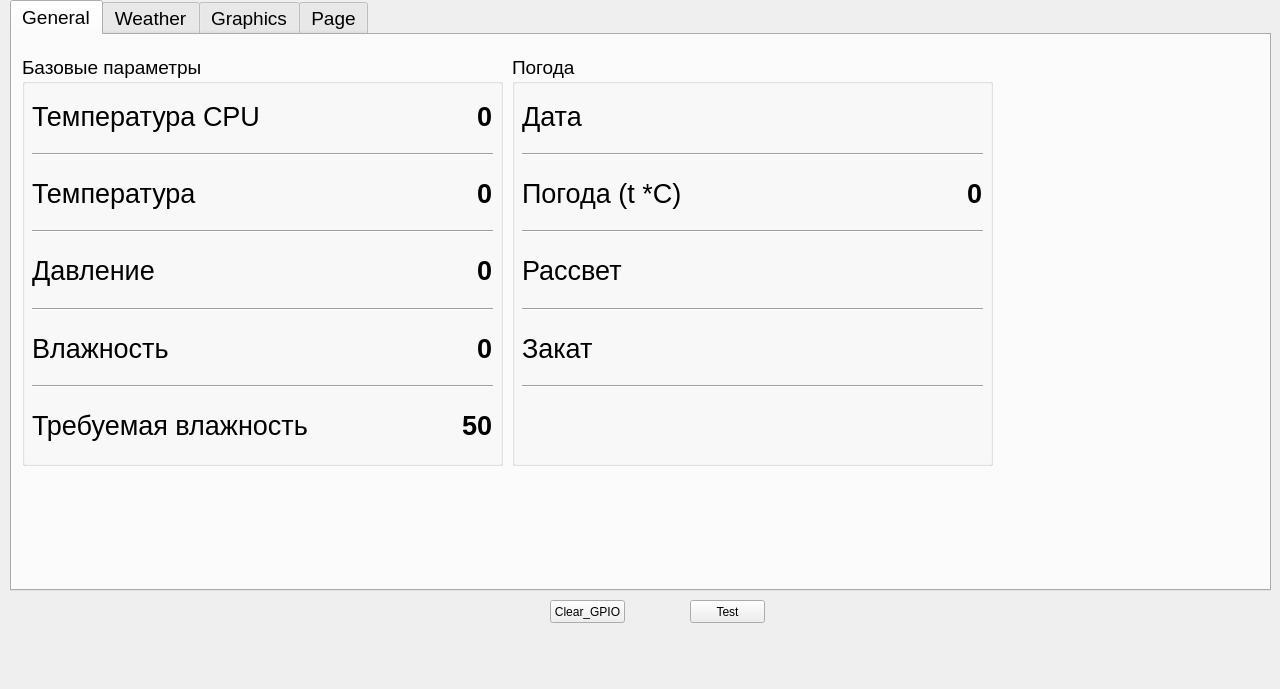
<?xml version="1.0" encoding="UTF-8"?>
<ui version="4.0">
 <class>Humidator</class>
 <widget class="QWidget" name="Humidator">
  <property name="geometry">
   <rect>
    <x>0</x>
    <y>0</y>
    <width>1280</width>
    <height>689</height>
   </rect>
  </property>
  <property name="windowTitle">
   <string>Form</string>
  </property>
  <widget class="QTabWidget" name="tabWidget">
   <property name="geometry">
    <rect>
     <x>10</x>
     <y>0</y>
     <width>1261</width>
     <height>591</height>
    </rect>
   </property>
   <property name="font">
    <font>
     <pointsize>14</pointsize>
    </font>
   </property>
   <property name="currentIndex">
    <number>0</number>
   </property>
   <widget class="QWidget" name="tab">
    <attribute name="title">
     <string>General</string>
    </attribute>
    <widget class="QGroupBox" name="groupBox">
     <property name="geometry">
      <rect>
       <x>10</x>
       <y>20</y>
       <width>481</width>
       <height>411</height>
      </rect>
     </property>
     <property name="font">
      <font>
       <pointsize>14</pointsize>
      </font>
     </property>
     <property name="title">
      <string>Базовые параметры</string>
     </property>
     <widget class="QWidget" name="verticalLayoutWidget">
      <property name="geometry">
       <rect>
        <x>10</x>
        <y>30</y>
        <width>461</width>
        <height>371</height>
       </rect>
      </property>
      <layout class="QVBoxLayout" name="verticalLayout">
       <item>
        <layout class="QHBoxLayout" name="horizontalLayout_5">
         <item>
          <widget class="QLabel" name="labelCpuTemp">
           <property name="font">
            <font>
             <pointsize>20</pointsize>
            </font>
           </property>
           <property name="text">
            <string>Температура CPU</string>
           </property>
          </widget>
         </item>
         <item>
          <spacer name="horizontalSpacer_5">
           <property name="orientation">
            <enum>Qt::Horizontal</enum>
           </property>
           <property name="sizeHint" stdset="0">
            <size>
             <width>40</width>
             <height>20</height>
            </size>
           </property>
          </spacer>
         </item>
         <item>
          <widget class="QLabel" name="labelCurCPU">
           <property name="font">
            <font>
             <pointsize>20</pointsize>
             <weight>75</weight>
             <bold>true</bold>
            </font>
           </property>
           <property name="text">
            <string>0</string>
           </property>
          </widget>
         </item>
        </layout>
       </item>
       <item>
        <widget class="Line" name="line_3">
         <property name="orientation">
          <enum>Qt::Horizontal</enum>
         </property>
        </widget>
       </item>
       <item>
        <layout class="QHBoxLayout" name="horizontalLayout_2">
         <item>
          <widget class="QLabel" name="label_5">
           <property name="font">
            <font>
             <pointsize>20</pointsize>
            </font>
           </property>
           <property name="text">
            <string>Температура</string>
           </property>
          </widget>
         </item>
         <item>
          <spacer name="horizontalSpacer">
           <property name="orientation">
            <enum>Qt::Horizontal</enum>
           </property>
           <property name="sizeHint" stdset="0">
            <size>
             <width>40</width>
             <height>20</height>
            </size>
           </property>
          </spacer>
         </item>
         <item>
          <widget class="QLabel" name="labelCurTemp">
           <property name="font">
            <font>
             <pointsize>20</pointsize>
             <weight>75</weight>
             <bold>true</bold>
            </font>
           </property>
           <property name="text">
            <string>0</string>
           </property>
          </widget>
         </item>
        </layout>
       </item>
       <item>
        <widget class="Line" name="line_2">
         <property name="orientation">
          <enum>Qt::Horizontal</enum>
         </property>
        </widget>
       </item>
       <item>
        <layout class="QHBoxLayout" name="horizontalLayout_3">
         <item>
          <widget class="QLabel" name="label_6">
           <property name="font">
            <font>
             <pointsize>20</pointsize>
            </font>
           </property>
           <property name="text">
            <string>Давление</string>
           </property>
          </widget>
         </item>
         <item>
          <spacer name="horizontalSpacer_2">
           <property name="orientation">
            <enum>Qt::Horizontal</enum>
           </property>
           <property name="sizeHint" stdset="0">
            <size>
             <width>40</width>
             <height>20</height>
            </size>
           </property>
          </spacer>
         </item>
         <item>
          <widget class="QLabel" name="labelCurPres">
           <property name="font">
            <font>
             <pointsize>20</pointsize>
             <weight>75</weight>
             <bold>true</bold>
            </font>
           </property>
           <property name="text">
            <string>0</string>
           </property>
          </widget>
         </item>
        </layout>
       </item>
       <item>
        <widget class="Line" name="line">
         <property name="orientation">
          <enum>Qt::Horizontal</enum>
         </property>
        </widget>
       </item>
       <item>
        <layout class="QHBoxLayout" name="horizontalLayout">
         <item>
          <widget class="QLabel" name="label_4">
           <property name="font">
            <font>
             <pointsize>20</pointsize>
            </font>
           </property>
           <property name="text">
            <string>Влажность</string>
           </property>
          </widget>
         </item>
         <item>
          <spacer name="horizontalSpacer_3">
           <property name="orientation">
            <enum>Qt::Horizontal</enum>
           </property>
           <property name="sizeHint" stdset="0">
            <size>
             <width>40</width>
             <height>20</height>
            </size>
           </property>
          </spacer>
         </item>
         <item>
          <widget class="QLabel" name="labelCurHum">
           <property name="font">
            <font>
             <pointsize>20</pointsize>
             <weight>75</weight>
             <bold>true</bold>
            </font>
           </property>
           <property name="text">
            <string>0</string>
           </property>
          </widget>
         </item>
        </layout>
       </item>
       <item>
        <widget class="Line" name="line_4">
         <property name="orientation">
          <enum>Qt::Horizontal</enum>
         </property>
        </widget>
       </item>
       <item>
        <layout class="QHBoxLayout" name="horizontalLayout_4">
         <item>
          <widget class="QLabel" name="label_8">
           <property name="font">
            <font>
             <pointsize>20</pointsize>
            </font>
           </property>
           <property name="text">
            <string>Требуемая влажность</string>
           </property>
          </widget>
         </item>
         <item>
          <spacer name="horizontalSpacer_4">
           <property name="orientation">
            <enum>Qt::Horizontal</enum>
           </property>
           <property name="sizeHint" stdset="0">
            <size>
             <width>40</width>
             <height>20</height>
            </size>
           </property>
          </spacer>
         </item>
         <item>
          <widget class="QLabel" name="labelLed">
           <property name="text">
            <string/>
           </property>
          </widget>
         </item>
         <item>
          <spacer name="horizontalSpacer_9">
           <property name="orientation">
            <enum>Qt::Horizontal</enum>
           </property>
           <property name="sizeHint" stdset="0">
            <size>
             <width>40</width>
             <height>20</height>
            </size>
           </property>
          </spacer>
         </item>
         <item>
          <widget class="QLabel" name="labelNeedHum">
           <property name="font">
            <font>
             <pointsize>20</pointsize>
             <weight>75</weight>
             <bold>true</bold>
            </font>
           </property>
           <property name="text">
            <string>50</string>
           </property>
          </widget>
         </item>
        </layout>
       </item>
      </layout>
     </widget>
    </widget>
    <widget class="QGroupBox" name="groupBox_2">
     <property name="geometry">
      <rect>
       <x>500</x>
       <y>20</y>
       <width>481</width>
       <height>411</height>
      </rect>
     </property>
     <property name="font">
      <font>
       <pointsize>14</pointsize>
      </font>
     </property>
     <property name="title">
      <string>Погода</string>
     </property>
     <widget class="QWidget" name="verticalLayoutWidget_2">
      <property name="geometry">
       <rect>
        <x>10</x>
        <y>30</y>
        <width>461</width>
        <height>371</height>
       </rect>
      </property>
      <layout class="QVBoxLayout" name="verticalLayout_2">
       <item>
        <layout class="QHBoxLayout" name="horizontalLayout_10">
         <item>
          <widget class="QLabel" name="label_3">
           <property name="font">
            <font>
             <pointsize>20</pointsize>
            </font>
           </property>
           <property name="text">
            <string>Дата</string>
           </property>
          </widget>
         </item>
         <item>
          <spacer name="horizontalSpacer_10">
           <property name="orientation">
            <enum>Qt::Horizontal</enum>
           </property>
           <property name="sizeHint" stdset="0">
            <size>
             <width>40</width>
             <height>20</height>
            </size>
           </property>
          </spacer>
         </item>
         <item>
          <widget class="QLabel" name="labelDate">
           <property name="font">
            <font>
             <pointsize>20</pointsize>
             <weight>75</weight>
             <bold>true</bold>
            </font>
           </property>
           <property name="text">
            <string/>
           </property>
          </widget>
         </item>
        </layout>
       </item>
       <item>
        <widget class="Line" name="line_5">
         <property name="orientation">
          <enum>Qt::Horizontal</enum>
         </property>
        </widget>
       </item>
       <item>
        <layout class="QHBoxLayout" name="horizontalLayout_6">
         <item>
          <widget class="QLabel" name="cur_weath">
           <property name="font">
            <font>
             <pointsize>20</pointsize>
            </font>
           </property>
           <property name="text">
            <string>Погода (t *C)</string>
           </property>
          </widget>
         </item>
         <item>
          <spacer name="horizontalSpacer_6">
           <property name="orientation">
            <enum>Qt::Horizontal</enum>
           </property>
           <property name="sizeHint" stdset="0">
            <size>
             <width>40</width>
             <height>20</height>
            </size>
           </property>
          </spacer>
         </item>
         <item>
          <widget class="QLabel" name="labelCurWeatherTemp">
           <property name="font">
            <font>
             <pointsize>20</pointsize>
             <weight>75</weight>
             <bold>true</bold>
            </font>
           </property>
           <property name="text">
            <string>0</string>
           </property>
          </widget>
         </item>
        </layout>
       </item>
       <item>
        <widget class="Line" name="line_6">
         <property name="orientation">
          <enum>Qt::Horizontal</enum>
         </property>
        </widget>
       </item>
       <item>
        <layout class="QHBoxLayout" name="horizontalLayout_7">
         <item>
          <widget class="QLabel" name="label_2">
           <property name="font">
            <font>
             <pointsize>20</pointsize>
            </font>
           </property>
           <property name="text">
            <string>Рассвет</string>
           </property>
          </widget>
         </item>
         <item>
          <spacer name="horizontalSpacer_7">
           <property name="orientation">
            <enum>Qt::Horizontal</enum>
           </property>
           <property name="sizeHint" stdset="0">
            <size>
             <width>40</width>
             <height>20</height>
            </size>
           </property>
          </spacer>
         </item>
         <item>
          <widget class="QLabel" name="labelSunrise">
           <property name="font">
            <font>
             <pointsize>20</pointsize>
             <weight>75</weight>
             <bold>true</bold>
            </font>
           </property>
           <property name="text">
            <string/>
           </property>
          </widget>
         </item>
        </layout>
       </item>
       <item>
        <widget class="Line" name="line_7">
         <property name="orientation">
          <enum>Qt::Horizontal</enum>
         </property>
        </widget>
       </item>
       <item>
        <layout class="QHBoxLayout" name="horizontalLayout_8">
         <item>
          <widget class="QLabel" name="label_7">
           <property name="font">
            <font>
             <pointsize>20</pointsize>
            </font>
           </property>
           <property name="text">
            <string>Закат</string>
           </property>
          </widget>
         </item>
         <item>
          <spacer name="horizontalSpacer_8">
           <property name="orientation">
            <enum>Qt::Horizontal</enum>
           </property>
           <property name="sizeHint" stdset="0">
            <size>
             <width>40</width>
             <height>20</height>
            </size>
           </property>
          </spacer>
         </item>
         <item>
          <widget class="QLabel" name="labelSunset">
           <property name="font">
            <font>
             <pointsize>20</pointsize>
             <weight>75</weight>
             <bold>true</bold>
            </font>
           </property>
           <property name="text">
            <string/>
           </property>
          </widget>
         </item>
        </layout>
       </item>
       <item>
        <widget class="Line" name="line_8">
         <property name="orientation">
          <enum>Qt::Horizontal</enum>
         </property>
        </widget>
       </item>
       <item>
        <layout class="QHBoxLayout" name="horizontalLayout_9">
         <item>
          <widget class="QLabel" name="labelDraw">
           <property name="text">
            <string/>
           </property>
          </widget>
         </item>
        </layout>
       </item>
      </layout>
     </widget>
    </widget>
   </widget>
   <widget class="QWidget" name="tab_2">
    <attribute name="title">
     <string>Weather</string>
    </attribute>
   </widget>
   <widget class="QWidget" name="tab_3">
    <attribute name="title">
     <string>Graphics</string>
    </attribute>
   </widget>
   <widget class="QWidget" name="tab_4">
    <attribute name="title">
     <string>Page</string>
    </attribute>
   </widget>
  </widget>
  <widget class="QPushButton" name="pushButton">
   <property name="geometry">
    <rect>
     <x>690</x>
     <y>600</y>
     <width>75</width>
     <height>23</height>
    </rect>
   </property>
   <property name="text">
    <string>Test</string>
   </property>
  </widget>
  <widget class="QPushButton" name="pushButton_2">
   <property name="geometry">
    <rect>
     <x>550</x>
     <y>600</y>
     <width>75</width>
     <height>23</height>
    </rect>
   </property>
   <property name="text">
    <string>Clear_GPIO</string>
   </property>
  </widget>
 </widget>
 <resources/>
 <connections/>
</ui>
